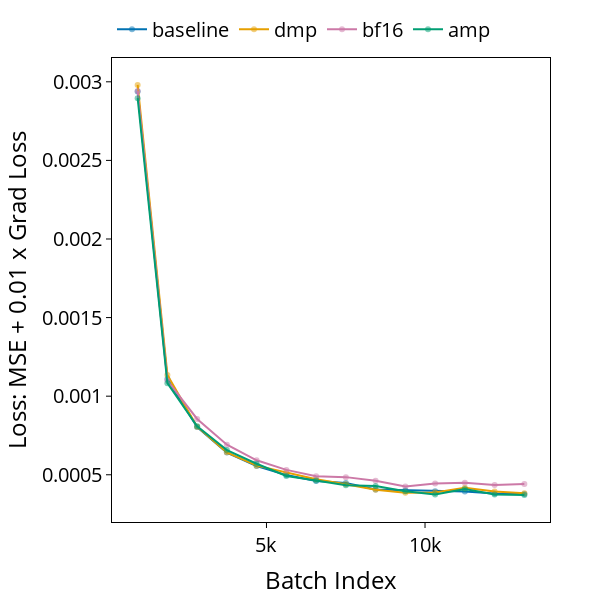
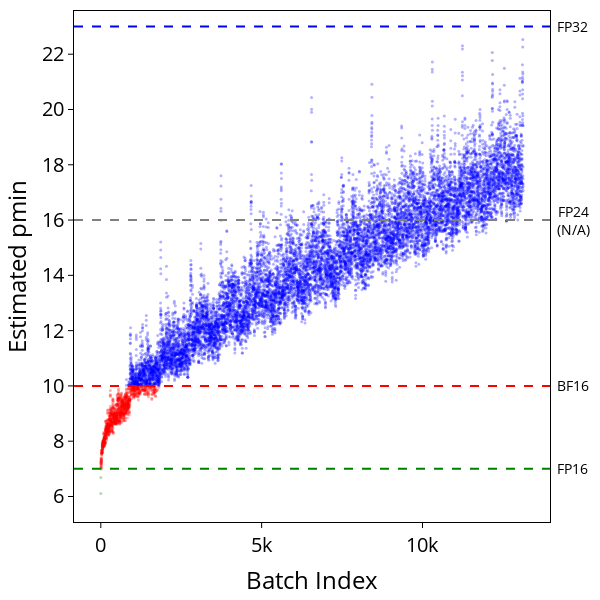

The code cell stored with these charts, in order, in its notebook:
### Markdown cell above
# MNIST

### Code cell
y1, y1_avg, xaxis = get_loss_values(Path("logs", "mnist", "mnist_train_default.log"))
y2, y2_avg, _ = get_loss_values(Path("logs", "mnist", "mnist_train_dmp.log"))
y3, y3_avg, _ = get_loss_values(Path("logs", "mnist", "mnist_train_bf16.log"))
y4, y4_avg, _ = get_loss_values(Path("logs", "mnist", "mnist_train_amp.log"))
plot_loss(
    [
        {
            "values": y1,
            "avg": y1_avg,
            "label": "baseline",
            "color": LOSS_COLOR.BASELINE.value,
        },
        {
            "values": y2,
            "avg": y2_avg,
            "label": "dmp",
            "color": LOSS_COLOR.DMP.value,
        },
        {
            "values": y3,
            "avg": y3_avg,
            "label": "bf16",
            "color": LOSS_COLOR.BF16.value,
        },
        {
            "values": y4,
            "avg": y4_avg,
            "label": "amp",
            "color": LOSS_COLOR.AMP.value,
        },
    ],
    fout_stem=figures / "mnist_loss",
    xaxis=xaxis,
    avg_only=True,
)

plot_pmin(
    "PMIN moving avg:",
    log_file=Path("logs", "mnist", "mnist_train_dmp.log"),
    fout_stem=figures.joinpath(f"mnist_pmin_moving_avg"),
)

### Figure 1 — Plotly figure (JSON) as saved in the notebook; plotly's stock layout.template omitted (floating-point values rounded to 4 significant figures)
{"data": [{"legendgroup": "baseline", "marker": {"color": "#0072B2", "opacity": 0.5, "size": 6}, "mode": "lines+markers", "name": "baseline", "type": "scatter", "x": [938, 1876, 2814, 3752, 4690, 5628, 6566, 7504, 8442, 9380, 10318, 11256, 12194, 13132], "y": [0.002938, 0.001109, 0.000804, 0.000641, 0.000556, 0.000498, 0.000461, 0.000447, 0.000406, 0.000402, 0.000395, 0.000394, 0.000381, 0.000378]}, {"legendgroup": "dmp", "marker": {"color": "#E69F00", "opacity": 0.5, "size": 6}, "mode": "lines+markers", "name": "dmp", "type": "scatter", "x": [938, 1876, 2814, 3752, 4690, 5628, 6566, 7504, 8442, 9380, 10318, 11256, 12194, 13132], "y": [0.00298, 0.001135, 0.000806, 0.000643, 0.000558, 0.000514, 0.000471, 0.000439, 0.000405, 0.000386, 0.000388, 0.000417, 0.000394, 0.000383]}, {"legendgroup": "bf16", "marker": {"color": "#CC79A7", "opacity": 0.5, "size": 6}, "mode": "lines+markers", "name": "bf16", "type": "scatter", "x": [938, 1876, 2814, 3752, 4690, 5628, 6566, 7504, 8442, 9380, 10318, 11256, 12194, 13132], "y": [0.002941, 0.001099, 0.000855, 0.000691, 0.000592, 0.000531, 0.000491, 0.000485, 0.000462, 0.000426, 0.000444, 0.000449, 0.000435, 0.000441]}, {"legendgroup": "amp", "marker": {"color": "#009E73", "opacity": 0.5, "size": 6}, "mode": "lines+markers", "name": "amp", "type": "scatter", "x": [938, 1876, 2814, 3752, 4690, 5628, 6566, 7504, 8442, 9380, 10318, 11256, 12194, 13132], "y": [0.002896, 0.001083, 0.000809, 0.000657, 0.00057, 0.000492, 0.000463, 0.000433, 0.000429, 0.000395, 0.000374, 0.00041, 0.000375, 0.000371]}], "layout": {"font": {"color": "black", "size": 20}, "height": 600, "legend": {"orientation": "h", "x": 0, "xanchor": "left", "y": 1.02, "yanchor": "bottom"}, "margin": {"b": 15, "l": 15, "r": 50, "t": 10}, "plot_bgcolor": "white", "width": 600, "xaxis": {"linecolor": "black", "linewidth": 1, "mirror": true, "showline": true, "tickcolor": "black", "ticks": "outside", "title": {"text": "Batch Index"}}, "yaxis": {"linecolor": "black", "linewidth": 1, "mirror": true, "showline": true, "tickcolor": "black", "ticks": "outside", "title": {"text": "Loss: MSE + 0.01 x Grad Loss"}}}}

### Figure 2 — Plotly figure (JSON) as saved in the notebook; plotly's stock layout.template omitted (floating-point values rounded to 4 significant figures; data arrays with more than 128 entries replaced by an {"elided": "..."} marker saying what was removed)
{"data": [{"marker": {"color": {"elided": "13131 str values"}, "opacity": 0.3, "size": 3}, "mode": "markers", "name": "pmin", "type": "scatter", "y": {"elided": "13131 float values"}}], "layout": {"annotations": [{"font": {"size": 14}, "showarrow": false, "text": "FP16", "x": 1.01, "xanchor": "left", "xref": "paper", "y": 7, "yanchor": "middle"}, {"font": {"size": 14}, "showarrow": false, "text": "BF16", "x": 1.01, "xanchor": "left", "xref": "paper", "y": 10, "yanchor": "middle"}, {"font": {"size": 14}, "showarrow": false, "text": "FP24<br>(N/A)", "x": 1.01, "xanchor": "left", "xref": "paper", "y": 16, "yanchor": "middle"}, {"font": {"size": 14}, "showarrow": false, "text": "FP32", "x": 1.01, "xanchor": "left", "xref": "paper", "y": 23, "yanchor": "middle"}], "font": {"color": "black", "size": 20}, "height": 600, "legend": {"orientation": "h", "x": 0, "xanchor": "left", "y": 1.02, "yanchor": "bottom"}, "margin": {"b": 15, "l": 15, "r": 50, "t": 10}, "plot_bgcolor": "white", "shapes": [{"line": {"color": "green", "dash": "dash"}, "type": "line", "x0": 0, "x1": 1, "xref": "x domain", "y0": 7, "y1": 7, "yref": "y"}, {"line": {"color": "red", "dash": "dash"}, "type": "line", "x0": 0, "x1": 1, "xref": "x domain", "y0": 10, "y1": 10, "yref": "y"}, {"line": {"color": "grey", "dash": "dash"}, "type": "line", "x0": 0, "x1": 1, "xref": "x domain", "y0": 16, "y1": 16, "yref": "y"}, {"line": {"color": "blue", "dash": "dash"}, "type": "line", "x0": 0, "x1": 1, "xref": "x domain", "y0": 23, "y1": 23, "yref": "y"}], "width": 600, "xaxis": {"linecolor": "black", "linewidth": 1, "mirror": true, "showline": true, "tickcolor": "black", "ticks": "outside", "title": {"text": "Batch Index"}}, "yaxis": {"linecolor": "black", "linewidth": 1, "mirror": true, "showline": true, "tickcolor": "black", "ticks": "outside", "title": {"text": "Estimated pmin"}}}}
